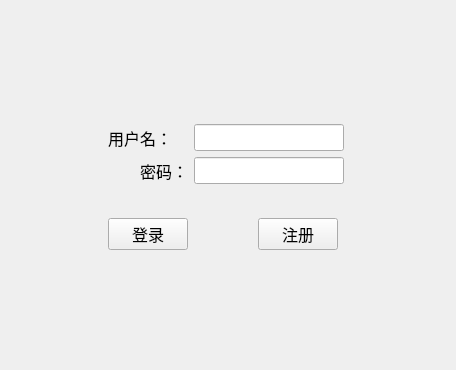
<?xml version="1.0" encoding="UTF-8"?>
<ui version="4.0">
 <class>Login</class>
 <widget class="QWidget" name="Login">
  <property name="geometry">
   <rect>
    <x>0</x>
    <y>0</y>
    <width>456</width>
    <height>370</height>
   </rect>
  </property>
  <property name="font">
   <font>
    <pointsize>12</pointsize>
   </font>
  </property>
  <property name="windowTitle">
   <string>Form</string>
  </property>
  <layout class="QGridLayout" name="gridLayout_2">
   <item row="0" column="0">
    <layout class="QGridLayout" name="gridLayout">
     <item row="0" column="2">
      <spacer name="verticalSpacer_6">
       <property name="orientation">
        <enum>Qt::Vertical</enum>
       </property>
       <property name="sizeHint" stdset="0">
        <size>
         <width>20</width>
         <height>118</height>
        </size>
       </property>
      </spacer>
     </item>
     <item row="0" column="4">
      <spacer name="verticalSpacer_5">
       <property name="orientation">
        <enum>Qt::Vertical</enum>
       </property>
       <property name="sizeHint" stdset="0">
        <size>
         <width>20</width>
         <height>118</height>
        </size>
       </property>
      </spacer>
     </item>
     <item row="1" column="0">
      <spacer name="horizontalSpacer_7">
       <property name="orientation">
        <enum>Qt::Horizontal</enum>
       </property>
       <property name="sizeHint" stdset="0">
        <size>
         <width>118</width>
         <height>20</height>
        </size>
       </property>
      </spacer>
     </item>
     <item row="1" column="1" colspan="2">
      <widget class="QLabel" name="label_id">
       <property name="text">
        <string>用户名：</string>
       </property>
      </widget>
     </item>
     <item row="1" column="3" colspan="4">
      <widget class="QLineEdit" name="lineEdit_id"/>
     </item>
     <item row="1" column="7">
      <spacer name="horizontalSpacer_5">
       <property name="orientation">
        <enum>Qt::Horizontal</enum>
       </property>
       <property name="sizeHint" stdset="0">
        <size>
         <width>118</width>
         <height>20</height>
        </size>
       </property>
      </spacer>
     </item>
     <item row="2" column="0" rowspan="2" colspan="2">
      <spacer name="horizontalSpacer_6">
       <property name="orientation">
        <enum>Qt::Horizontal</enum>
       </property>
       <property name="sizeHint" stdset="0">
        <size>
         <width>128</width>
         <height>20</height>
        </size>
       </property>
      </spacer>
     </item>
     <item row="2" column="2">
      <widget class="QLabel" name="label_password">
       <property name="text">
        <string>密码：</string>
       </property>
      </widget>
     </item>
     <item row="2" column="3" colspan="4">
      <widget class="QLineEdit" name="lineEdit_password"/>
     </item>
     <item row="2" column="7" rowspan="2">
      <spacer name="horizontalSpacer_4">
       <property name="orientation">
        <enum>Qt::Horizontal</enum>
       </property>
       <property name="sizeHint" stdset="0">
        <size>
         <width>118</width>
         <height>20</height>
        </size>
       </property>
      </spacer>
     </item>
     <item row="3" column="2">
      <spacer name="verticalSpacer_4">
       <property name="orientation">
        <enum>Qt::Vertical</enum>
       </property>
       <property name="sizeHint" stdset="0">
        <size>
         <width>20</width>
         <height>28</height>
        </size>
       </property>
      </spacer>
     </item>
     <item row="3" column="5">
      <spacer name="verticalSpacer_3">
       <property name="orientation">
        <enum>Qt::Vertical</enum>
       </property>
       <property name="sizeHint" stdset="0">
        <size>
         <width>20</width>
         <height>28</height>
        </size>
       </property>
      </spacer>
     </item>
     <item row="4" column="0" rowspan="2">
      <spacer name="horizontalSpacer">
       <property name="orientation">
        <enum>Qt::Horizontal</enum>
       </property>
       <property name="sizeHint" stdset="0">
        <size>
         <width>118</width>
         <height>20</height>
        </size>
       </property>
      </spacer>
     </item>
     <item row="4" column="1" colspan="2">
      <widget class="QPushButton" name="pB_log">
       <property name="text">
        <string>登录</string>
       </property>
      </widget>
     </item>
     <item row="4" column="3">
      <spacer name="horizontalSpacer_3">
       <property name="orientation">
        <enum>Qt::Horizontal</enum>
       </property>
       <property name="sizeHint" stdset="0">
        <size>
         <width>40</width>
         <height>20</height>
        </size>
       </property>
      </spacer>
     </item>
     <item row="4" column="4" colspan="2">
      <widget class="QPushButton" name="pB_resign">
       <property name="text">
        <string>注册</string>
       </property>
      </widget>
     </item>
     <item row="4" column="6" rowspan="2" colspan="2">
      <spacer name="horizontalSpacer_2">
       <property name="orientation">
        <enum>Qt::Horizontal</enum>
       </property>
       <property name="sizeHint" stdset="0">
        <size>
         <width>128</width>
         <height>20</height>
        </size>
       </property>
      </spacer>
     </item>
     <item row="5" column="2">
      <spacer name="verticalSpacer">
       <property name="orientation">
        <enum>Qt::Vertical</enum>
       </property>
       <property name="sizeHint" stdset="0">
        <size>
         <width>20</width>
         <height>108</height>
        </size>
       </property>
      </spacer>
     </item>
     <item row="5" column="4" colspan="2">
      <spacer name="verticalSpacer_2">
       <property name="orientation">
        <enum>Qt::Vertical</enum>
       </property>
       <property name="sizeHint" stdset="0">
        <size>
         <width>20</width>
         <height>108</height>
        </size>
       </property>
      </spacer>
     </item>
    </layout>
   </item>
  </layout>
 </widget>
 <resources/>
 <connections/>
</ui>
